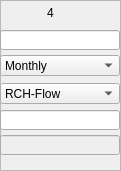
     <widget class="QFrame" name="frame_6">
      <property name="geometry">
       <rect>
        <x>560</x>
        <y>255</y>
        <width>121</width>
        <height>171</height>
       </rect>
      </property>
      <property name="frameShape">
       <enum>QFrame::StyledPanel</enum>
      </property>
      <property name="frameShadow">
       <enum>QFrame::Raised</enum>
      </property>
      <widget class="QLineEdit" name="txt_sub_4">
       <property name="geometry">
        <rect>
         <x>0</x>
         <y>30</y>
         <width>120</width>
         <height>20</height>
        </rect>
       </property>
       <property name="inputMethodHints">
        <set>Qt::ImhPreferNumbers</set>
       </property>
       <property name="alignment">
        <set>Qt::AlignRight|Qt::AlignTrailing|Qt::AlignVCenter</set>
       </property>
      </widget>
      <widget class="QLineEdit" name="txt_weight_4">
       <property name="geometry">
        <rect>
         <x>0</x>
         <y>110</y>
         <width>120</width>
         <height>20</height>
        </rect>
       </property>
       <property name="inputMethodHints">
        <set>Qt::ImhPreferNumbers</set>
       </property>
       <property name="alignment">
        <set>Qt::AlignRight|Qt::AlignTrailing|Qt::AlignVCenter</set>
       </property>
      </widget>
      <widget class="QLabel" name="label_24">
       <property name="geometry">
        <rect>
         <x>40</x>
         <y>5</y>
         <width>21</width>
         <height>16</height>
        </rect>
       </property>
       <property name="cursor">
        <cursorShape>ArrowCursor</cursorShape>
       </property>
       <property name="text">
        <string>4</string>
       </property>
       <property name="alignment">
        <set>Qt::AlignCenter</set>
       </property>
      </widget>
      <widget class="QLineEdit" name="txt_crop_4">
       <property name="enabled">
        <bool>false</bool>
       </property>
       <property name="geometry">
        <rect>
         <x>0</x>
         <y>135</y>
         <width>120</width>
         <height>20</height>
        </rect>
       </property>
       <property name="inputMethodHints">
        <set>Qt::ImhPreferNumbers</set>
       </property>
       <property name="text">
        <string/>
       </property>
       <property name="alignment">
        <set>Qt::AlignRight|Qt::AlignTrailing|Qt::AlignVCenter</set>
       </property>
      </widget>
      <widget class="QComboBox" name="txt_dt_4">
       <property name="geometry">
        <rect>
         <x>0</x>
         <y>55</y>
         <width>120</width>
         <height>21</height>
        </rect>
       </property>
       <item>
        <property name="text">
         <string>Monthly</string>
        </property>
       </item>
       <item>
        <property name="text">
         <string>Daily</string>
        </property>
       </item>
       <item>
        <property name="text">
         <string>Yearly</string>
        </property>
       </item>
       <item>
        <property name="text">
         <string>Annual Crop</string>
        </property>
       </item>
       <item>
        <property name="text">
         <string>Avg Crop</string>
        </property>
       </item>
      </widget>
      <widget class="QComboBox" name="txt_apex_out_4">
       <property name="geometry">
        <rect>
         <x>0</x>
         <y>83</y>
         <width>120</width>
         <height>21</height>
        </rect>
       </property>
       <item>
        <property name="text">
         <string>RCH-Flow</string>
        </property>
       </item>
       <item>
        <property name="text">
         <string>RCH-Sediment</string>
        </property>
       </item>
       <item>
        <property name="text">
         <string>RCH-TN</string>
        </property>
       </item>
       <item>
        <property name="text">
         <string>RCH-TP</string>
        </property>
       </item>
       <item>
        <property name="text">
         <string>RCH-MineralN</string>
        </property>
       </item>
       <item>
        <property name="text">
         <string>RCH-OrganicN</string>
        </property>
       </item>
       <item>
        <property name="text">
         <string>RCH-MineralP</string>
        </property>
       </item>
       <item>
        <property name="text">
         <string>RCH-OrganicP</string>
        </property>
       </item>
       <item>
        <property name="text">
         <string>RCH-PEST</string>
        </property>
       </item>
       <item>
        <property name="text">
         <string>SUB-WaterYld</string>
        </property>
       </item>
       <item>
        <property name="text">
         <string>SUB-Runoff</string>
        </property>
       </item>
       <item>
        <property name="text">
         <string>SUB-QDr</string>
        </property>
       </item>
       <item>
        <property name="text">
         <string>SUB-ResQ</string>
        </property>
       </item>
       <item>
        <property name="text">
         <string>SUB-PET</string>
        </property>
       </item>
       <item>
        <property name="text">
         <string>SUB-ET</string>
        </property>
       </item>
       <item>
        <property name="text">
         <string>SUB-SW</string>
        </property>
       </item>
       <item>
        <property name="text">
         <string>SUB-SedYld</string>
        </property>
       </item>
       <item>
        <property name="text">
         <string>SUB-QN</string>
        </property>
       </item>
       <item>
        <property name="text">
         <string>SUB-QP</string>
        </property>
       </item>
       <item>
        <property name="text">
         <string>SUB-OrgN</string>
        </property>
       </item>
       <item>
        <property name="text">
         <string>SUB-OrgP</string>
        </property>
       </item>
       <item>
        <property name="text">
         <string>SUB-QDrN</string>
        </property>
       </item>
       <item>
        <property name="text">
         <string>SUB-QDrP</string>
        </property>
       </item>
       <item>
        <property name="text">
         <string>SUB-STMP</string>
        </property>
       </item>
       <item>
        <property name="text">
         <string>CRP-BIOM</string>
        </property>
       </item>
       <item>
        <property name="text">
         <string>CRP-STL</string>
        </property>
       </item>
       <item>
        <property name="text">
         <string>CRP-LAI</string>
        </property>
       </item>
       <item>
        <property name="text">
         <string>CRP-CHT</string>
        </property>
       </item>
       <item>
        <property name="text">
         <string>ACY-YLDG</string>
        </property>
       </item>
       <item>
        <property name="text">
         <string>SED-HFLUX</string>
        </property>
       </item>
       <item>
        <property name="text">
         <string>SED-VFLUX</string>
        </property>
       </item>
      </widget>
     </widget>
